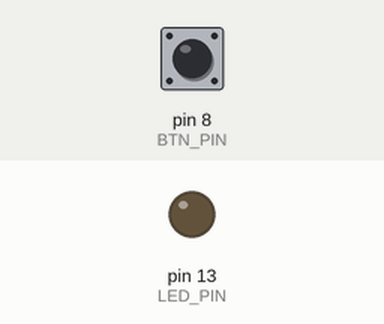
The sketch below on a simulated Arduino Uno, built with avr-gcc and run on an emulated ATmega328P. On the bench: output pins drawn as LEDs (lit = HIGH). The test bench sets the inputs (shaded band); at power-on: pin 8 (BTN_PIN) HIGH.

Above: at 0.8 s.
0.9 s: pin 8 (BTN_PIN) pulled LOW for 0.15 s
At 3.47 s:
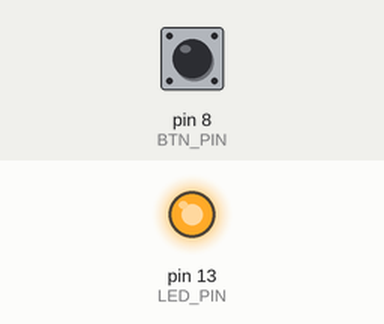
Timing chart, 0 to 10.0 s (numbered marks = the images above; inputs shaded):
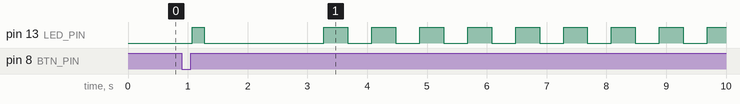

Measured:
- after the input at 0.9 s, pin 13 (LED_PIN): goes HIGH 0.20 s, LOW 2.0 s, 8 × (HIGH 0.40 s, LOW 0.40 s), then HIGH, starting after 0.18 s

The sketch:

MP_jump.ino
```cpp
#include <Arduino.h>
#include <avr/io.h>
#include <stdint.h>

const uint8_t LED_PIN = 13;   // Built-in LED on PB5
const uint8_t BTN_PIN = 8;    // D8 = PB0, button to GND, INPUT_PULLUP

volatile uint8_t actionState = 0;     // 0=normal, 1=invert, 2=dim-like sparse pulses
volatile uint8_t actionSelector = 0;  // cycles 1,2,3,1,2,3...

enum Mode : uint8_t {
  MODE_A = 0,   // slow blink
  MODE_B = 1,   // double blink
  MODE_C = 2    // fast strobe
};

// ------------------------------------------------------------
// Real AVR IJMP dispatch helper implemented as assembler.
// Input : r24 = requested action index (0..3)
// Return: r24 = resulting action state
//
// Action0 -> 0 (normal)
// Action1 -> 1 (invert)
// Action2 -> 2 (brightness simulation / sparse pulses)
// Action3 -> 0 (reset back to normal)
//
// Jump table entries are RJMP instructions, matching the lecture style.
// ------------------------------------------------------------
extern "C" uint8_t dispatchActionAsm(uint8_t idx);

__asm__(
R"ASM(
.global dispatchActionAsm
dispatchActionAsm:
    ldi r30, lo8(pm(ActionTable))
    ldi r31, hi8(pm(ActionTable))
    add r30, r24
    adc r31, __zero_reg__
    ijmp

ActionTable:
    rjmp Action0
    rjmp Action1
    rjmp Action2
    rjmp Action3

Action0:
    ldi r24, 0
    ret

Action1:
    ldi r24, 1
    ret

Action2:
    ldi r24, 2
    ret

Action3:
    ldi r24, 0
    ret
)ASM");

// ------------------------------------------------------------
// Basic LED helper
// ------------------------------------------------------------
void setLed(bool on) {
  digitalWrite(LED_PIN, on ? HIGH : LOW);
}

// ------------------------------------------------------------
// TASK 5A: RJMP boot wait loop
// ------------------------------------------------------------
void bootWait_RJMP() {
  asm volatile(
    "wait_btn:\n\t"
    "sbic %[pinreg], %[bit]\n\t"   // if PB0 is clear (pressed), skip next
    "jmp wait_btn\n\t"            // otherwise keep looping
    :
    : [pinreg] "I" (_SFR_IO_ADDR(PINB)),
      [bit]    "I" (PB0)
  );
}

// ------------------------------------------------------------
// Small boot confirmation flash
// ------------------------------------------------------------
void startDetectedFlash() {
  setLed(true);
  delay(200);
  setLed(false);
}

// ------------------------------------------------------------
// Wait for release only after the FIRST boot press
// ------------------------------------------------------------
void waitReleaseAfterBoot() {
  while (digitalRead(BTN_PIN) == LOW) {
    delay(5);
  }
  delay(25);
}

// ------------------------------------------------------------
// TASK 5B: count presses during a 2-second window
// 0 or 1 press -> Mode A
// 2 presses    -> Mode B
// 3+ presses   -> Mode C
// ------------------------------------------------------------
Mode chooseModeIn2Seconds() {
  uint8_t pressCount = 0;

  bool lastReading = HIGH;
  bool stableState = HIGH;
  unsigned long lastChange = 0;

  unsigned long t0 = millis();

  while (millis() - t0 < 2000) {
    bool reading = digitalRead(BTN_PIN);

    if (reading != lastReading) {
      lastReading = reading;
      lastChange = millis();
    }

    if (millis() - lastChange > 25) {
      if (reading != stableState) {
        stableState = reading;

        if (stableState == LOW) {   // new press detected
          pressCount++;
        }
      }
    }

    delay(2);
  }

  if (pressCount <= 1) return MODE_A;
  if (pressCount == 2) return MODE_B;
  return MODE_C;
}

// ------------------------------------------------------------
// 5C button polling
// Each short press cycles:
// press 1 -> Action1 (invert)
// press 2 -> Action2 (dim/sparse)
// press 3 -> Action3 (reset to normal)
// press 4 -> Action1 again ...
// ------------------------------------------------------------
void pollActionButton() {
  static bool lastReading = HIGH;
  static bool stableState = HIGH;
  static unsigned long lastChange = 0;

  bool reading = digitalRead(BTN_PIN);

  if (reading != lastReading) {
    lastReading = reading;
    lastChange = millis();
  }

  if (millis() - lastChange > 25) {
    if (reading != stableState) {
      stableState = reading;

      if (stableState == LOW) {   // new short press
        actionSelector++;
        if (actionSelector > 3) actionSelector = 1;

        actionState = dispatchActionAsm(actionSelector);
      }
    }
  }
}

// ------------------------------------------------------------
// Run one logical segment while still checking the button.
// actionState:
// 0 = normal
// 1 = invert
// 2 = sparse short pulses during logical ON time
// ------------------------------------------------------------
void runSegment(bool logicalOn, unsigned long durationMs) {
  unsigned long start = millis();

  while (millis() - start < durationMs) {
    pollActionButton();

    bool out = logicalOn;

    if (actionState == 1) {
      out = !out;
    } else if (actionState == 2) {
      if (logicalOn) {
        // Very visible "dim simulation":
        // short ON, long OFF repeating inside the ON segment
        unsigned long phase = (millis() - start) % 120;
        out = (phase < 18);   // ~18 ms ON, ~102 ms OFF
      } else {
        out = false;
      }
    }

    setLed(out);
    delay(2);
  }
}

// ------------------------------------------------------------
// The three mode patterns
// ------------------------------------------------------------
void slowBlinkPattern() {
  runSegment(true, 400);
  runSegment(false, 400);
}

void doubleBlinkPattern() {
  runSegment(true, 120);
  runSegment(false, 120);
  runSegment(true, 120);
  runSegment(false, 500);
}

void fastStrobePattern() {
  runSegment(true, 60);
  runSegment(false, 60);
}

// ------------------------------------------------------------
// TASK 5B: explicit JMP into chosen mode
// ------------------------------------------------------------
void runSelectedMode(Mode mode) {
  // reset 5C state when mode starts
  actionState = 0;
  actionSelector = 0;

  if (mode == MODE_A) {
    asm goto("jmp %l0" : : : : modeA_entry);
  } else if (mode == MODE_B) {
    asm goto("jmp %l0" : : : : modeB_entry);
  } else {
    asm goto("jmp %l0" : : : : modeC_entry);
  }

modeA_entry:
  while (true) {
    slowBlinkPattern();
  }

modeB_entry:
  while (true) {
    doubleBlinkPattern();
  }

modeC_entry:
  while (true) {
    fastStrobePattern();
  }
}

// ------------------------------------------------------------
// Arduino setup
// ------------------------------------------------------------
void setup() {
  pinMode(LED_PIN, OUTPUT);
  pinMode(BTN_PIN, INPUT_PULLUP);
  setLed(false);

  // Phase 1: RJMP boot wait
  bootWait_RJMP();

  delay(20);
  waitReleaseAfterBoot();

  startDetectedFlash();

  // Phase 2: choose mode
  Mode selectedMode = chooseModeIn2Seconds();

  // Phase 3: run selected mode forever, action changes via IJMP
  runSelectedMode(selectedMode);
}

void loop() {
  // never used
}
```
